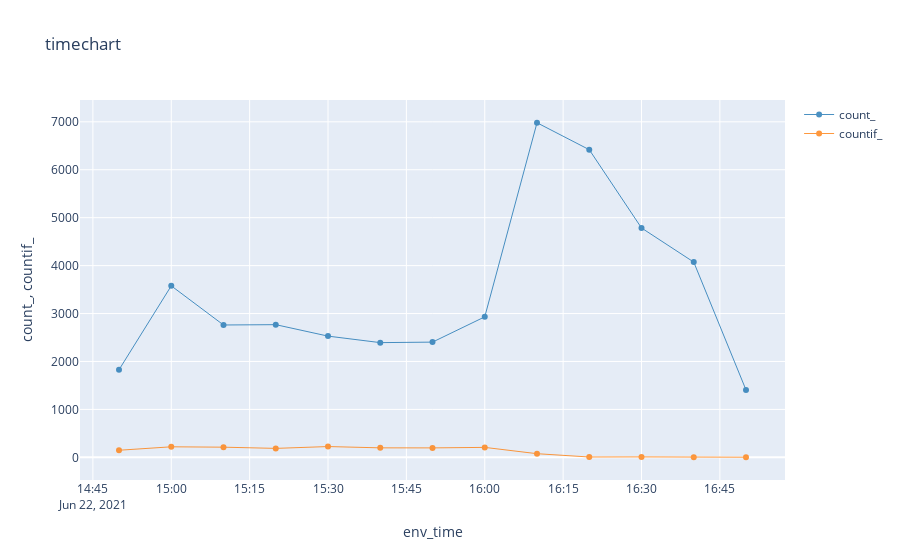

The notebook cell saved with this chart:
### Markdown cell above
## [1] [From chiz] A small amount of errors will cause S2. (Step could be skipped)
If this is not real root cause, go on.

### Code cell
%%kql
    let _start_datetime=my_start_datetime;
    let _end_datetime=my_end_datetime;
    let _occurring_device_group=my_occurring_device_group;
    let _occurring_datacenter=my_occurring_datacenter;
    cluster("msgraphkus").database("msgraphdb").GlobalAggregatorServiceLogEvent
    | where env_time >= _start_datetime and env_time < _end_datetime 
    | where env_cloud_location == _occurring_datacenter and accountType == _occurring_device_group 
    | where trafficType == "Customer" and tagId == "30676F66" and targetWorkloadId == "Microsoft.Excel"
    | summarize count(), countif(responseStatusCode in (500, 502, 503, 504)) by bin(env_time, 10min)
    | render timechart

### Figure 1 — Plotly figure (JSON) as saved in the notebook; plotly's stock layout.template omitted (floating-point values rounded to 4 significant figures)
{"data": [{"line": {"color": "rgb(31, 118, 179)", "width": 1}, "name": "count_", "opacity": 0.8, "type": "scatter", "x": ["2021-06-22T14:50:00+00:00", "2021-06-22T15:00:00+00:00", "2021-06-22T15:10:00+00:00", "2021-06-22T15:20:00+00:00", "2021-06-22T15:30:00+00:00", "2021-06-22T15:40:00+00:00", "2021-06-22T15:50:00+00:00", "2021-06-22T16:00:00+00:00", "2021-06-22T16:10:00+00:00", "2021-06-22T16:20:00+00:00", "2021-06-22T16:30:00+00:00", "2021-06-22T16:40:00+00:00", "2021-06-22T16:50:00+00:00"], "y": [1827, 3578, 2761, 2768, 2529, 2393, 2404, 2931, 6980, 6418, 4785, 4073, 1406]}, {"line": {"color": "rgb(254, 127, 14)", "width": 1}, "name": "countif_", "opacity": 0.8, "type": "scatter", "x": ["2021-06-22T14:50:00+00:00", "2021-06-22T15:00:00+00:00", "2021-06-22T15:10:00+00:00", "2021-06-22T15:20:00+00:00", "2021-06-22T15:30:00+00:00", "2021-06-22T15:40:00+00:00", "2021-06-22T15:50:00+00:00", "2021-06-22T16:00:00+00:00", "2021-06-22T16:10:00+00:00", "2021-06-22T16:20:00+00:00", "2021-06-22T16:30:00+00:00", "2021-06-22T16:40:00+00:00", "2021-06-22T16:50:00+00:00"], "y": [148, 220, 212, 187, 225, 198, 197, 208, 76, 7, 9, 2, 3]}], "layout": {"showlegend": true, "title": {"text": "timechart"}, "xaxis": {"autorange": true, "title": {"text": "env_time"}, "type": "date"}, "yaxis": {"ticksuffix": "", "title": {"text": "count_, countif_"}, "type": "linear"}}}
